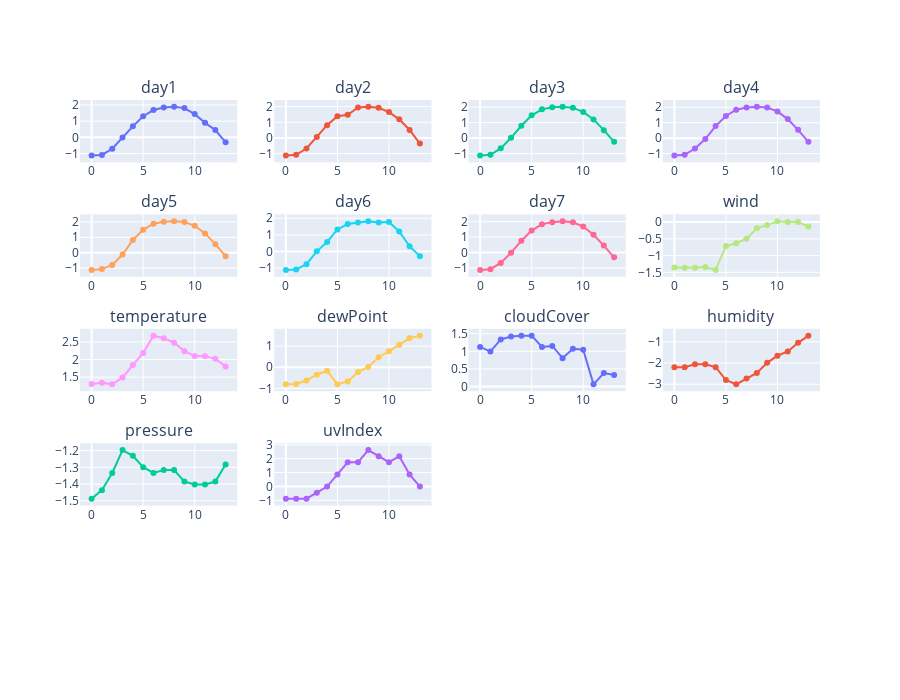

The notebook cell this image was saved under:
### Code cell
fig = make_subplots(rows=5, cols=4, subplot_titles = feature_inputs)

row = 1
col = 1
# plot the given data
for feature_input in range(0, 14):
    f_data = []
    for t in range(0, 14):
        f_data.append(sample_data['input_postcode_6010'][0][t][feature_input])
    fig.add_trace(go.Scatter(y = f_data), row=row, col=col)
    
    if col == 4:
        row = row + 1
        col = 1
    else:
        col = col + 1
        
fig.update_layout(showlegend = False, height = 700)

### Figure 1 — Plotly figure (JSON) as saved in the notebook; plotly's stock layout.template omitted (floating-point values rounded to 4 significant figures)
{"data": [{"type": "scatter", "xaxis": "x", "y": [-1.123, -1.085, -0.7043, -0.004335, 0.6819, 1.307, 1.689, 1.84, 1.885, 1.809, 1.44, 0.8974, 0.456, -0.3092], "yaxis": "y"}, {"type": "scatter", "xaxis": "x2", "y": [-1.123, -1.079, -0.6747, 0.05446, 0.8189, 1.389, 1.483, 1.953, 1.988, 1.932, 1.652, 1.189, 0.5132, -0.3605], "yaxis": "y2"}, {"type": "scatter", "xaxis": "x3", "y": [-1.122, -1.075, -0.66, 0.01954, 0.7957, 1.468, 1.854, 1.984, 2.013, 1.949, 1.689, 1.205, 0.5134, -0.242], "yaxis": "y3"}, {"type": "scatter", "xaxis": "x4", "y": [-1.122, -1.073, -0.6677, -0.05995, 0.7826, 1.438, 1.842, 1.988, 2.023, 1.976, 1.731, 1.233, 0.5368, -0.2385], "yaxis": "y4"}, {"type": "scatter", "xaxis": "x5", "y": [-1.121, -1.067, -0.7927, -0.1171, 0.8295, 1.493, 1.879, 2.016, 2.041, 1.994, 1.746, 1.252, 0.5547, -0.2362], "yaxis": "y5"}, {"type": "scatter", "xaxis": "x6", "y": [-1.121, -1.096, -0.7725, 0.001672, 0.5694, 1.327, 1.653, 1.751, 1.82, 1.749, 1.771, 1.207, 0.3096, -0.2866], "yaxis": "y6"}, {"type": "scatter", "xaxis": "x7", "y": [-1.121, -1.073, -0.6709, -0.003583, 0.7658, 1.423, 1.833, 1.969, 2.024, 1.959, 1.681, 1.152, 0.4542, -0.3054], "yaxis": "y7"}, {"type": "scatter", "xaxis": "x8", "y": [-1.357, -1.361, -1.365, -1.344, -1.428, -0.7148, -0.6308, -0.4965, -0.186, -0.08943, 0.02388, -0.0013, -0.0013, -0.1314], "yaxis": "y8"}, {"type": "scatter", "xaxis": "x9", "y": [1.308, 1.341, 1.297, 1.492, 1.845, 2.187, 2.678, 2.606, 2.479, 2.238, 2.099, 2.097, 2.02, 1.806], "yaxis": "y9"}, {"type": "scatter", "xaxis": "x10", "y": [-0.797, -0.784, -0.6271, -0.3525, -0.1642, -0.8049, -0.6663, -0.227, 0.01886, 0.4765, 0.7537, 1.065, 1.379, 1.494], "yaxis": "y10"}, {"type": "scatter", "xaxis": "x11", "y": [1.126, 0.9924, 1.339, 1.419, 1.445, 1.445, 1.126, 1.152, 0.8059, 1.072, 1.046, 0.0599, 0.3796, 0.3263], "yaxis": "y11"}, {"type": "scatter", "xaxis": "x12", "y": [-2.196, -2.196, -2.061, -2.061, -2.196, -2.804, -3.006, -2.736, -2.466, -1.993, -1.656, -1.453, -1.048, -0.71], "yaxis": "y12"}, {"type": "scatter", "xaxis": "x13", "y": [-1.488, -1.436, -1.334, -1.197, -1.231, -1.299, -1.334, -1.316, -1.316, -1.385, -1.402, -1.402, -1.385, -1.282], "yaxis": "y13"}, {"type": "scatter", "xaxis": "x14", "y": [-0.8861, -0.8861, -0.8861, -0.4477, -0.009442, 0.8672, 1.744, 1.744, 2.62, 2.182, 1.744, 2.182, 0.8672, -0.009442], "yaxis": "y14"}], "layout": {"annotations": [{"font": {"size": 16}, "showarrow": false, "text": "day1", "x": 0.1062, "xanchor": "center", "xref": "paper", "y": 1, "yanchor": "bottom", "yref": "paper"}, {"font": {"size": 16}, "showarrow": false, "text": "day2", "x": 0.3688, "xanchor": "center", "xref": "paper", "y": 1, "yanchor": "bottom", "yref": "paper"}, {"font": {"size": 16}, "showarrow": false, "text": "day3", "x": 0.6313, "xanchor": "center", "xref": "paper", "y": 1, "yanchor": "bottom", "yref": "paper"}, {"font": {"size": 16}, "showarrow": false, "text": "day4", "x": 0.8938, "xanchor": "center", "xref": "paper", "y": 1, "yanchor": "bottom", "yref": "paper"}, {"font": {"size": 16}, "showarrow": false, "text": "day5", "x": 0.1062, "xanchor": "center", "xref": "paper", "y": 0.78, "yanchor": "bottom", "yref": "paper"}, {"font": {"size": 16}, "showarrow": false, "text": "day6", "x": 0.3688, "xanchor": "center", "xref": "paper", "y": 0.78, "yanchor": "bottom", "yref": "paper"}, {"font": {"size": 16}, "showarrow": false, "text": "day7", "x": 0.6313, "xanchor": "center", "xref": "paper", "y": 0.78, "yanchor": "bottom", "yref": "paper"}, {"font": {"size": 16}, "showarrow": false, "text": "wind", "x": 0.8938, "xanchor": "center", "xref": "paper", "y": 0.78, "yanchor": "bottom", "yref": "paper"}, {"font": {"size": 16}, "showarrow": false, "text": "temperature", "x": 0.1062, "xanchor": "center", "xref": "paper", "y": 0.56, "yanchor": "bottom", "yref": "paper"}, {"font": {"size": 16}, "showarrow": false, "text": "dewPoint", "x": 0.3688, "xanchor": "center", "xref": "paper", "y": 0.56, "yanchor": "bottom", "yref": "paper"}, {"font": {"size": 16}, "showarrow": false, "text": "cloudCover", "x": 0.6313, "xanchor": "center", "xref": "paper", "y": 0.56, "yanchor": "bottom", "yref": "paper"}, {"font": {"size": 16}, "showarrow": false, "text": "humidity", "x": 0.8938, "xanchor": "center", "xref": "paper", "y": 0.56, "yanchor": "bottom", "yref": "paper"}, {"font": {"size": 16}, "showarrow": false, "text": "pressure", "x": 0.1062, "xanchor": "center", "xref": "paper", "y": 0.34, "yanchor": "bottom", "yref": "paper"}, {"font": {"size": 16}, "showarrow": false, "text": "uvIndex", "x": 0.3688, "xanchor": "center", "xref": "paper", "y": 0.34, "yanchor": "bottom", "yref": "paper"}], "height": 700, "showlegend": false, "xaxis": {"anchor": "y", "domain": [0, 0.2125]}, "xaxis10": {"anchor": "y10", "domain": [0.2625, 0.475]}, "xaxis11": {"anchor": "y11", "domain": [0.525, 0.7375]}, "xaxis12": {"anchor": "y12", "domain": [0.7875, 1]}, "xaxis13": {"anchor": "y13", "domain": [0, 0.2125]}, "xaxis14": {"anchor": "y14", "domain": [0.2625, 0.475]}, "xaxis15": {"anchor": "y15", "domain": [0.525, 0.7375]}, "xaxis16": {"anchor": "y16", "domain": [0.7875, 1]}, "xaxis17": {"anchor": "y17", "domain": [0, 0.2125]}, "xaxis18": {"anchor": "y18", "domain": [0.2625, 0.475]}, "xaxis19": {"anchor": "y19", "domain": [0.525, 0.7375]}, "xaxis2": {"anchor": "y2", "domain": [0.2625, 0.475]}, "xaxis20": {"anchor": "y20", "domain": [0.7875, 1]}, "xaxis3": {"anchor": "y3", "domain": [0.525, 0.7375]}, "xaxis4": {"anchor": "y4", "domain": [0.7875, 1]}, "xaxis5": {"anchor": "y5", "domain": [0, 0.2125]}, "xaxis6": {"anchor": "y6", "domain": [0.2625, 0.475]}, "xaxis7": {"anchor": "y7", "domain": [0.525, 0.7375]}, "xaxis8": {"anchor": "y8", "domain": [0.7875, 1]}, "xaxis9": {"anchor": "y9", "domain": [0, 0.2125]}, "yaxis": {"anchor": "x", "domain": [0.88, 1]}, "yaxis10": {"anchor": "x10", "domain": [0.44, 0.56]}, "yaxis11": {"anchor": "x11", "domain": [0.44, 0.56]}, "yaxis12": {"anchor": "x12", "domain": [0.44, 0.56]}, "yaxis13": {"anchor": "x13", "domain": [0.22, 0.34]}, "yaxis14": {"anchor": "x14", "domain": [0.22, 0.34]}, "yaxis15": {"anchor": "x15", "domain": [0.22, 0.34]}, "yaxis16": {"anchor": "x16", "domain": [0.22, 0.34]}, "yaxis17": {"anchor": "x17", "domain": [0, 0.12]}, "yaxis18": {"anchor": "x18", "domain": [0, 0.12]}, "yaxis19": {"anchor": "x19", "domain": [0, 0.12]}, "yaxis2": {"anchor": "x2", "domain": [0.88, 1]}, "yaxis20": {"anchor": "x20", "domain": [0, 0.12]}, "yaxis3": {"anchor": "x3", "domain": [0.88, 1]}, "yaxis4": {"anchor": "x4", "domain": [0.88, 1]}, "yaxis5": {"anchor": "x5", "domain": [0.66, 0.78]}, "yaxis6": {"anchor": "x6", "domain": [0.66, 0.78]}, "yaxis7": {"anchor": "x7", "domain": [0.66, 0.78]}, "yaxis8": {"anchor": "x8", "domain": [0.66, 0.78]}, "yaxis9": {"anchor": "x9", "domain": [0.44, 0.56]}}}
